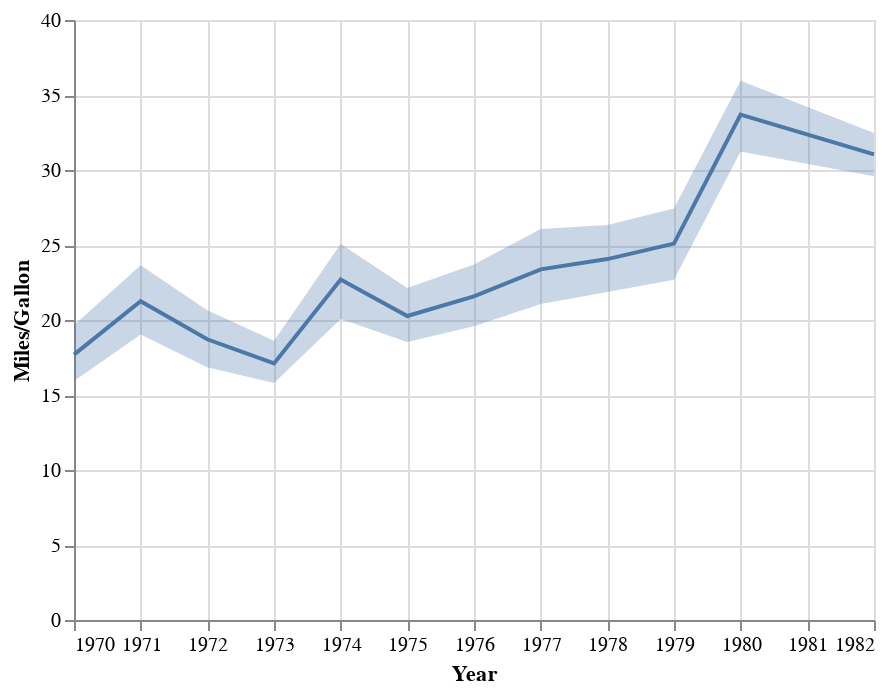

The cell this chart's notebook holds for it:
### Code cell
import altair as alt
from vega_datasets import data

source = data.cars()

line = alt.Chart(source).mark_line().encode(x="Year", y="mean(Miles_per_Gallon)")

band = (
    alt.Chart(source)
    .mark_errorband(extent="ci")
    .encode(
        x="Year",
        y=alt.Y("Miles_per_Gallon", title="Miles/Gallon"),
    )
)

band + line

### Figure 1 — Vega-Lite specification as saved in the notebook (floating-point values rounded to 4 significant figures; data arrays with more than 128 entries replaced by an {"elided": "..."} marker saying what was removed)
{"config": {"view": {"continuousWidth": 400, "continuousHeight": 300}}, "layer": [{"mark": {"type": "errorband", "extent": "ci"}, "encoding": {"x": {"field": "Year", "type": "temporal"}, "y": {"field": "Miles_per_Gallon", "title": "Miles/Gallon", "type": "quantitative"}}}, {"mark": "line", "encoding": {"x": {"field": "Year", "type": "temporal"}, "y": {"aggregate": "mean", "field": "Miles_per_Gallon", "type": "quantitative"}}}], "data": {"name": "data-f02450ab61490a1363517a0190416235"}, "$schema": "https://vega.github.io/schema/vega-lite/v4.17.0.json", "datasets": {"data-f02450ab61490a1363517a0190416235": {"elided": "406 records"}}}
